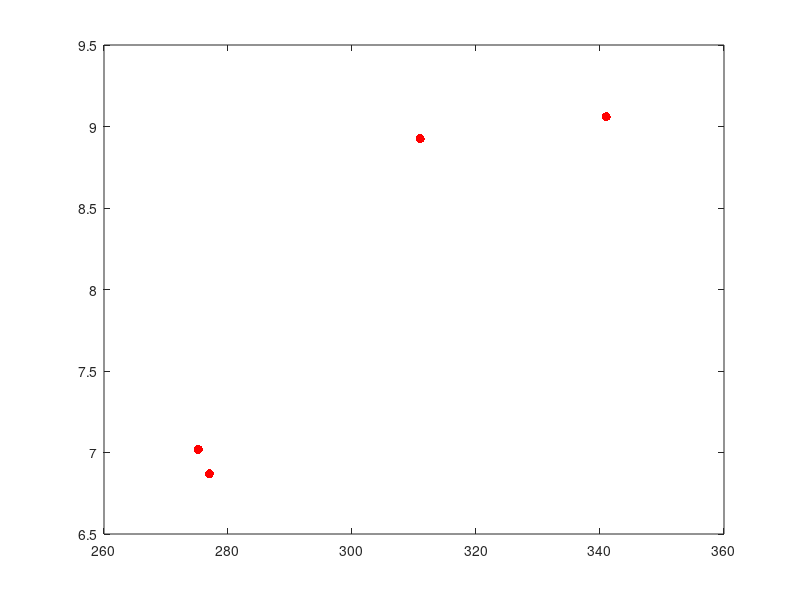

This chart was generated by the following MATLAB code: (Note: this script raises an error after producing the figure.)
clear all
clc
global ModelInfo
% Number of variables 
k=1;
% Create sampling plan
ModelInfo.X=[275.2, 277, 311, 341]';%lhsdesign(4,1) 273.55, 
n=length(ModelInfo.X);


% Calculate observed data
for i=1:n
% ModelInfo.y(i,:)=Forrester(ModelInfo.X(i)); 6.718, 
vec = [7.019, 6.869, 8.926, 9.060];
ModelInfo.y(i,:) = vec(i);
figure(1)
plot(ModelInfo.X,vec,'r.','MarkerSize',20)
hold on
end
 %Forrester(ModelInfo.X(i));
% Set upper and lower bounds for search of log theta
count=1;
neglogeimin=0;
% while neglogeimin<4
    UpperTheta=ones(1,k).*2;
    LowerTheta=ones(1,k).*-3;
    % Run GA search of likelihood
    [ModelInfo.Theta,MinNegLnLikelihood]=...
        ga(@likelihood,k,[],[],[],[],LowerTheta,UpperTheta);
    % Put Cholesky factorization of Psi, and theta into ModelInfo
    [NegLnLike,ModelInfo.Psi,ModelInfo.U]=likelihood(ModelInfo.Theta);
    
    ModelInfo.Option='Pred';
    Xplot=273:1:341;
    for j=1:length(Xplot)
        % for i=1:21
        MillTimePred(j)=predictor([Xplot(j)]);
        % BraninTrue(j,i)=Branin([Xplot(i) Xplot(j)]);
    end
    %newpoint=zeros(1,2);
    colors=['b' 'k' 'r' 'm' 'g' 'c' 'b' 'k' 'r' 'm' 'g' 'c'];
    figure(1)
    plot(Xplot,MillTimePred,[colors(count) '-'])
    grid on
    hold on
%    % plot(newpoint(1),newpoint(2),[colors(count) '.'],'MarkerSize',20)
%    % hold on
%     [OptVar,OptPred]=ga(@predictor,k,[],[],[],[],zeros(k,1),ones(k,1))
%     
%     % Expected Improvement
%     % Search Model
%     ModelInfo.Option='NegLogExpImp'
%     [xmin,neglogeimin]=ga(@predictor,k,[],[],[],[],0,1)
%     
%     % Add infill point
%     ModelInfo.X(end+1,:)=xmin;
%     ModelInfo.y(end+1)=Forrester(ModelInfo.X(end,:));
%    
%     % [xmin,ymin]=fmincon(@predictor,OptVar(1),[],[],[],[],[0],[1])
%     count=count+1
% end
% figure(1)
% xlabel('x')
% ylabel('f(x)')
% title('Krig Approximation to Forrester Function')
% legend('Interation 1','Interation 2','Interation 3','Interation 4','Interation 5')
%     
% 
% end
%     subplot(1,2,1)
%     contourf(Xplot,Xplot,BraninPred,80)
%     colorbar
%     title('Krig Approximation')
%     subplot(1,2,2)
%     contourf(Xplot,Xplot,BraninTrue,80)
%     colorbar
%     title('True Branin Function')
%     
%     [OptVar,OptPred]=ga(@predictor,k,[],[],[],[],zeros(k,1),ones(k,1))
